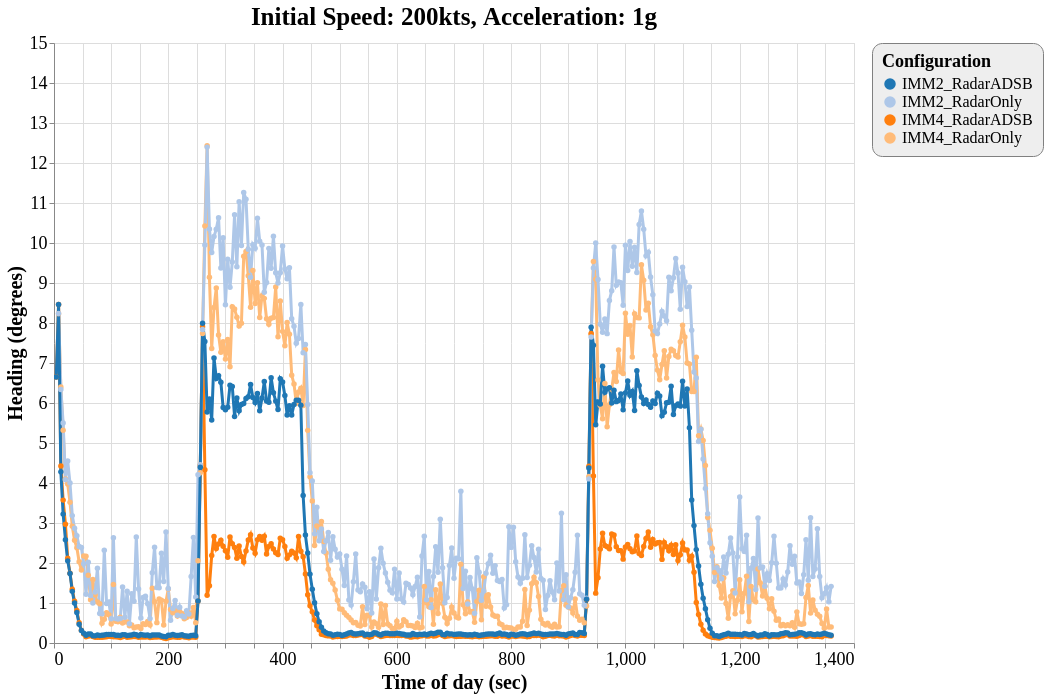

The Vega-Lite source for this figure:
### Vega-Lite specification from a JSON file in a GitHub repository (floating-point values rounded to 4 significant figures; data arrays with more than 128 entries replaced by an {"elided": "..."} marker saying what was removed)
{"config": {"view": {"continuousWidth": 800, "continuousHeight": 600}, "axisX": {"labelFontSize": 18, "titleFontSize": 20}, "axisY": {"labelFontSize": 18, "titleFontSize": 20}, "font": "Times New Roman", "legend": {"cornerRadius": 10, "fillColor": "#EEEEEE", "labelFontSize": 16, "padding": 10, "strokeColor": "gray", "titleFontSize": 18}, "title": {"fontSize": 25}}, "data": {"name": "data-40f17369e5077dd83b6227d2d7b6d41c"}, "mark": {"type": "line", "point": true, "strokeWidth": 3}, "encoding": {"color": {"type": "ordinal", "field": "config", "scale": {"scheme": "category20"}, "title": "Configuration"}, "x": {"type": "quantitative", "field": "time", "title": "Time of day (sec)"}, "y": {"type": "quantitative", "field": "rmse_hdg", "scale": {"domain": [0, 15], "zero": false}, "title": "Heading (degrees)"}}, "selection": {"selector021": {"type": "interval", "bind": "scales", "encodings": ["x", "y"]}}, "title": "Initial Speed: 200kts, Acceleration: 1g", "$schema": "https://vega.github.io/schema/vega-lite/v4.8.1.json", "datasets": {"data-40f17369e5077dd83b6227d2d7b6d41c": {"elided": "1358 records"}}}
